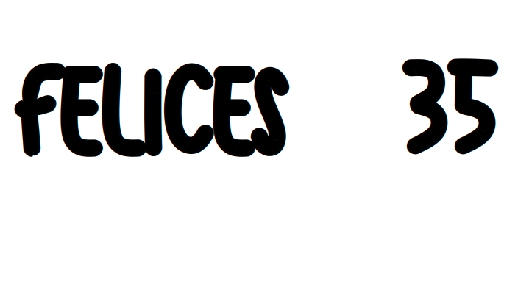
#> input picture fuentes/felices.png, 511 x 287 px
$ python mensajeHermoso.py
#> lines starting #> are read from the running program, lines starting #| are printed output that depends on the picture; pictures that were not available may be replaced by others from this repository, and a replacement may not be noted
import cv2
import numpy as np

salida = cv2.VideoWriter('felices35mesesamor.avi',cv2.VideoWriter_fourcc(*"MJPG"),30,(1280,720))

imagen = 255*np.ones(shape=(720,1280,3),dtype=np.uint8)

felices = cv2.imread('fuentes/felices.png')
#> felices is the input picture: shape (287, 511, 3); mean B, G, R 220.4, 220.3, 220.3
filas_felices = felices.shape[0]
#> filas_felices = 287
col_felices = felices.shape[1]
#> col_felices = 511

treinta = cv2.imread('fuentes/35.png')
filas_treinta = treinta.shape[0]
#> filas_treinta = 287
col_treinta = treinta.shape[1]
#> col_treinta = 511

meses = cv2.imread('fuentes/meses.png')
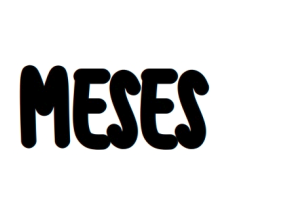
#> input picture fuentes/meses.png, 293 x 208 px
#> meses is the input picture: shape (208, 293, 3); mean B, G, R 210.9, 210.8, 210.8
filas_meses = meses.shape[0]
#> filas_meses = 208
col_meses = meses.shape[1]
#> col_meses = 293

corazon = cv2.imread('fuentes/corazon.png')
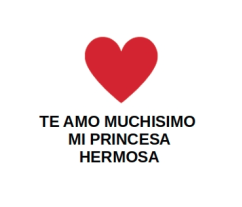
#> input picture fuentes/corazon.png, 242 x 207 px
#> corazon is the input picture: shape (207, 242, 3); mean B, G, R 232.9, 232.1, 243.3
filas_corazon = corazon.shape[0]
#> filas_corazon = 207
col_corazon = corazon.shape[1]
#> col_corazon = 242

#----- Visualiza 5000 (bajan desde la parte superior) -----
for i in np.arange(0,150,4):
	n_imagen1 = imagen.copy()
	n_imagen1[i:i+filas_felices,320:320+col_felices] = felices
	salida.write(n_imagen1)
	cv2.imshow('Imagen',n_imagen1)
	cv2.waitKey(10)
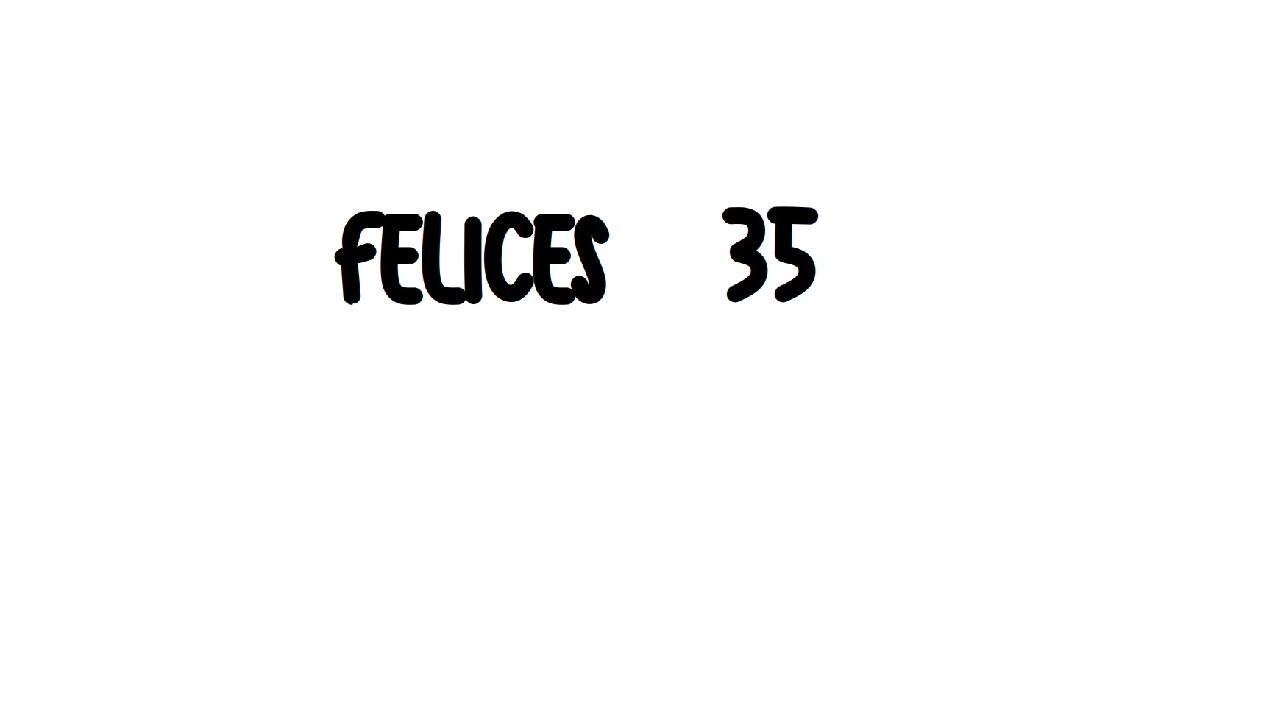
#> n_imagen1: shape (720, 1280, 3); mean B, G, R 249.5, 249.5, 249.5

for i in np.arange(0,140,4):
	n_imagen2 = n_imagen1.copy()
	n_imagen2[i:i+filas_treinta,480:480+col_treinta] = treinta
	salida.write(n_imagen2)
	cv2.imshow('Imagen',n_imagen2)
	cv2.waitKey(10)
#> this loop made 35 passes
#> pass 1, `cv2.imshow('Imagen',n_imagen2)`:
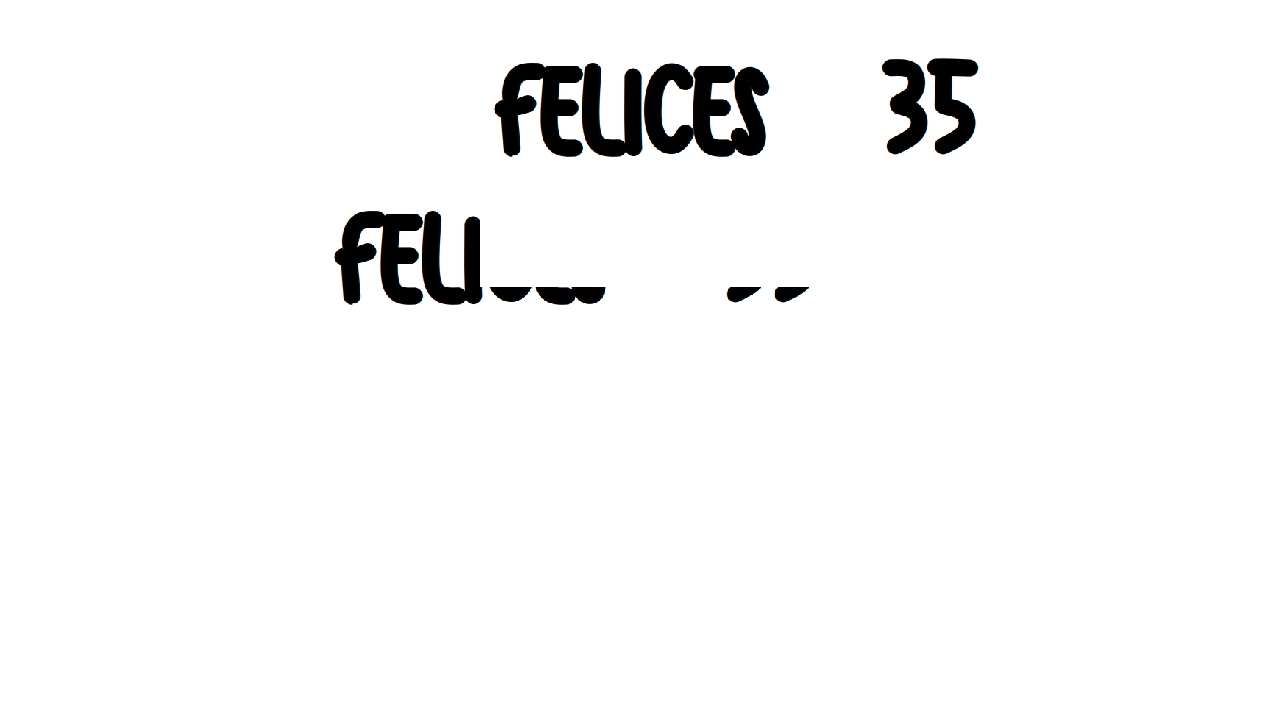
#> window 'Imagen': shape (720, 1280, 3); mean B, G, R 246.7, 246.7, 246.7
#> after the loop:
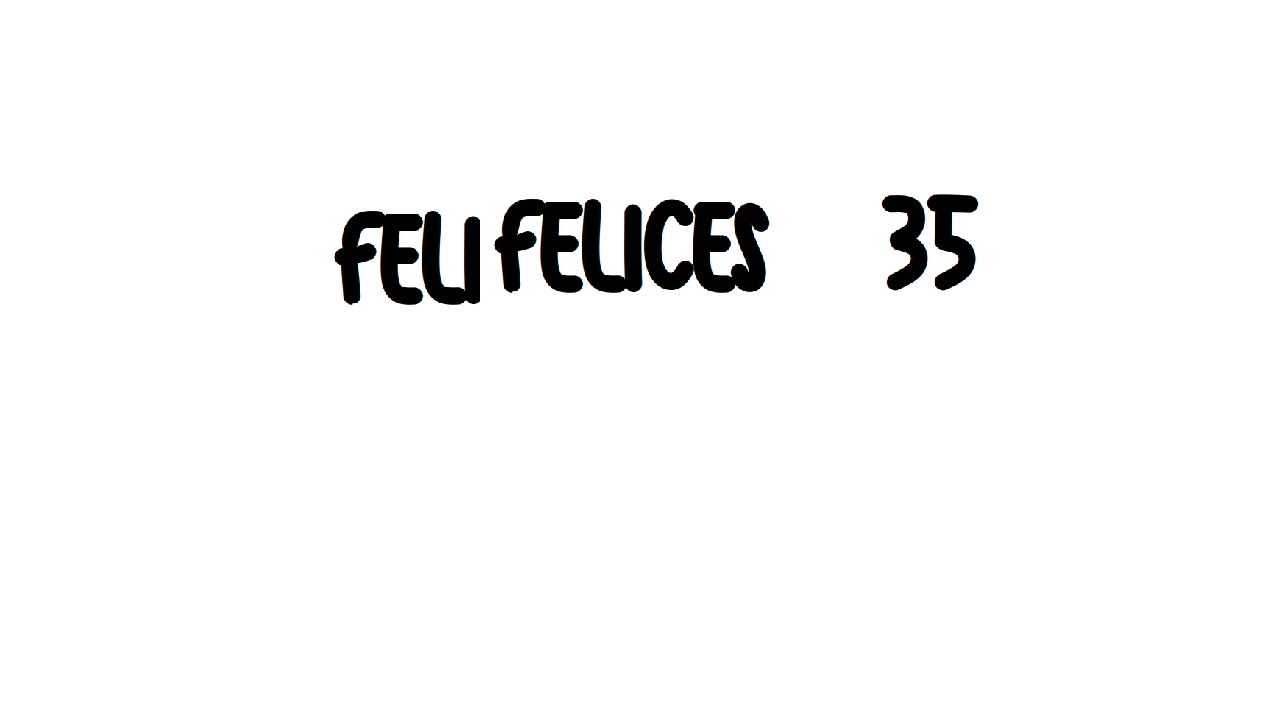
#> n_imagen2: shape (720, 1280, 3); mean B, G, R 247.3, 247.3, 247.3

for i in np.arange(0,140,4):
	n_imagen3 = n_imagen2.copy()
	n_imagen3[i:i+filas_treinta,635:635+col_treinta] = treinta
	salida.write(n_imagen3)
	cv2.imshow('Imagen',n_imagen3)
	cv2.waitKey(10)
#> this loop made 35 passes
#> pass 1, `cv2.imshow('Imagen',n_imagen3)`:
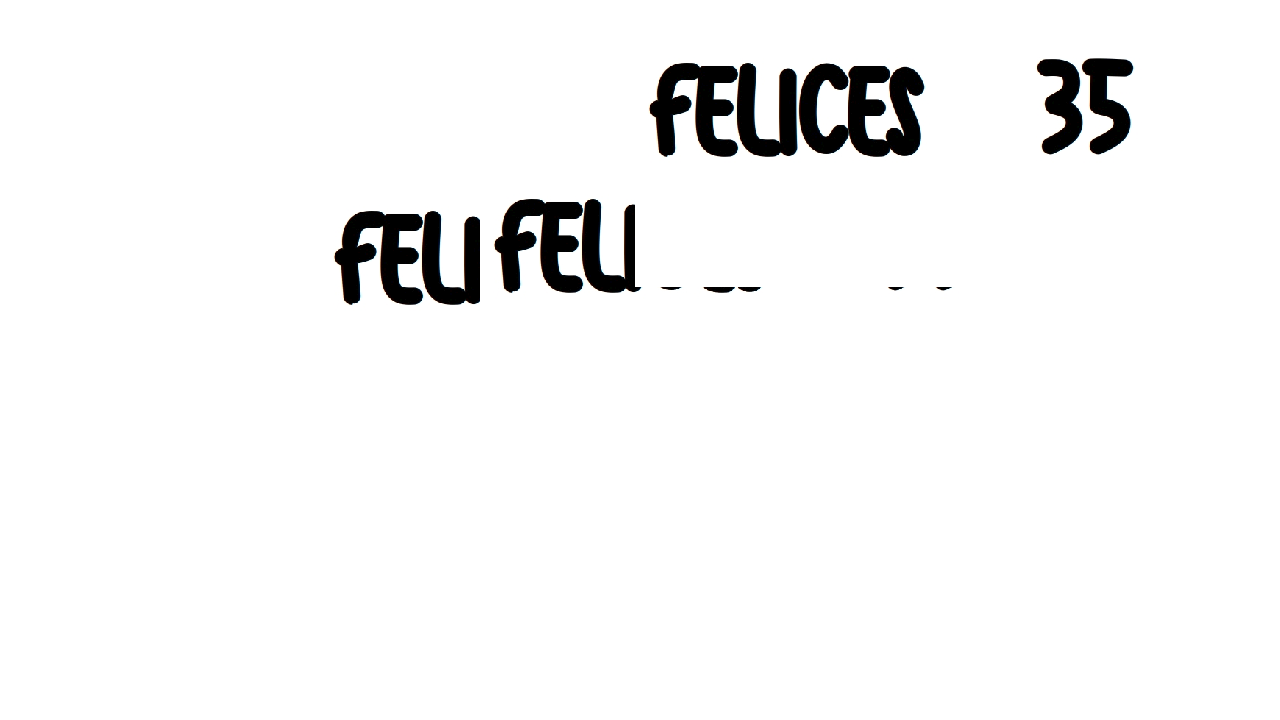
#> window 'Imagen': shape (720, 1280, 3); mean B, G, R 245.2, 245.2, 245.2
#> after the loop:
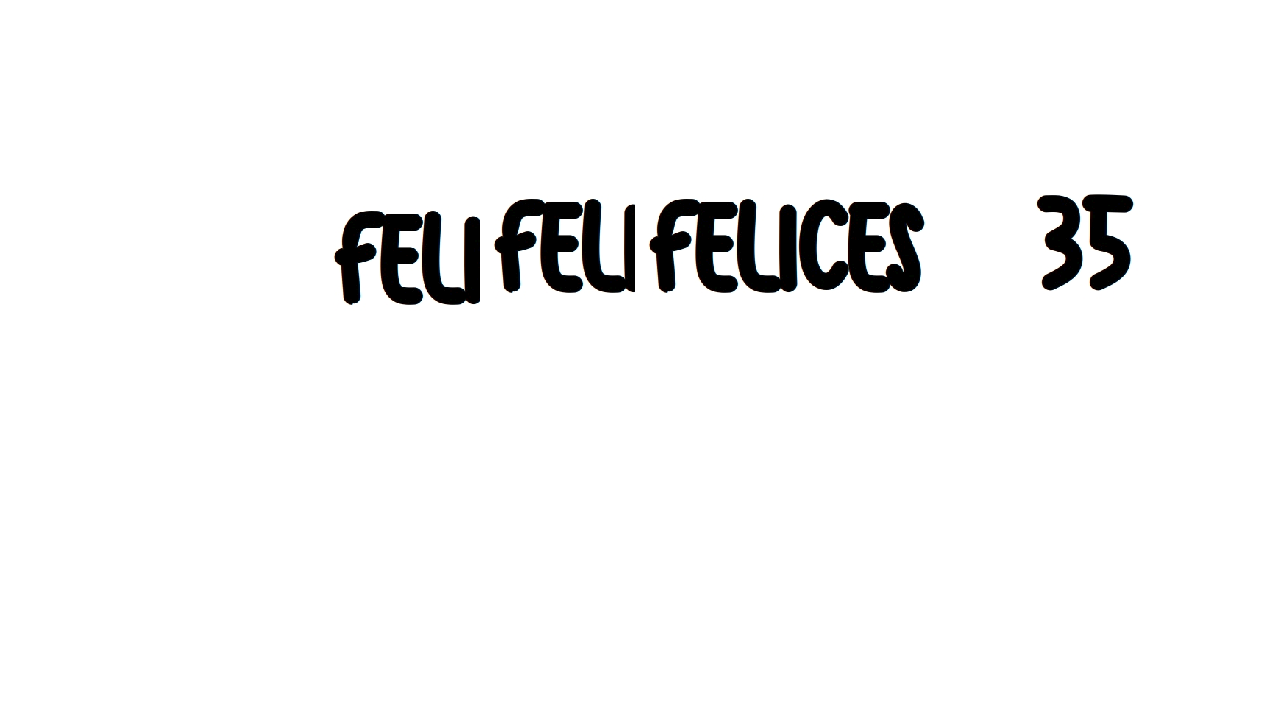
#> n_imagen3: shape (720, 1280, 3); mean B, G, R 245.3, 245.3, 245.3

for i in np.arange(0,140,4):
	n_imagen4 = n_imagen3.copy()
#> (the run stopped early here; a loop or call above may not have finished)
